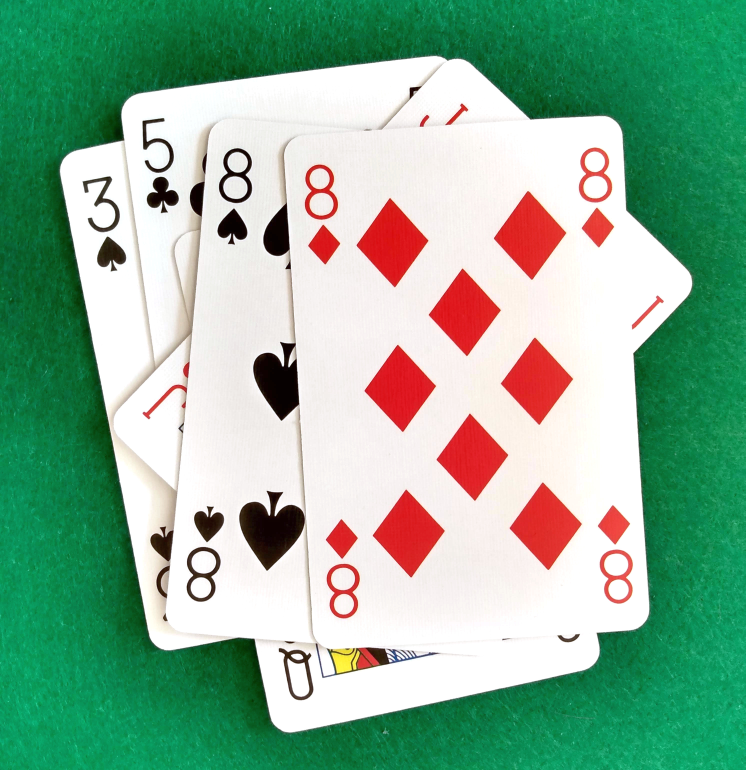
#> input picture Data/cards.jpg, 2981 x 3080 px (shown at 1/4 size)
$ python Chapter5.py
#> lines starting #> are read from the running program, lines starting #| are printed output that depends on the picture
import cv2
import numpy as np

img = cv2.imread('Data/cards.jpg')
#> img is the input picture: shape (3080, 2981, 3); mean B, G, R 150.4, 176.1, 137.4

width, height = 250,350
pts1 = np.float32([[1146,590],[2459,486],[1269,2582],[2577,2503]])
pts2 = np.float32([[0,0], [width, 0], [0, height], [width, height]])
matrix = cv2.getPerspectiveTransform(pts1, pts2)
imgOutput = cv2.warpPerspective(img, matrix, (width, height))
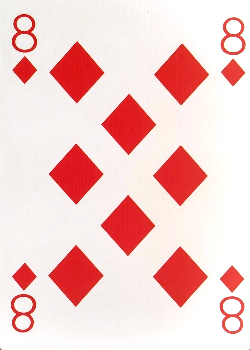
#> imgOutput: shape (350, 250, 3); mean B, G, R 204.7, 206.7, 244.7

cv2.imshow("Image", img)
cv2.imshow("Output", imgOutput)
cv2.waitKey(0)
